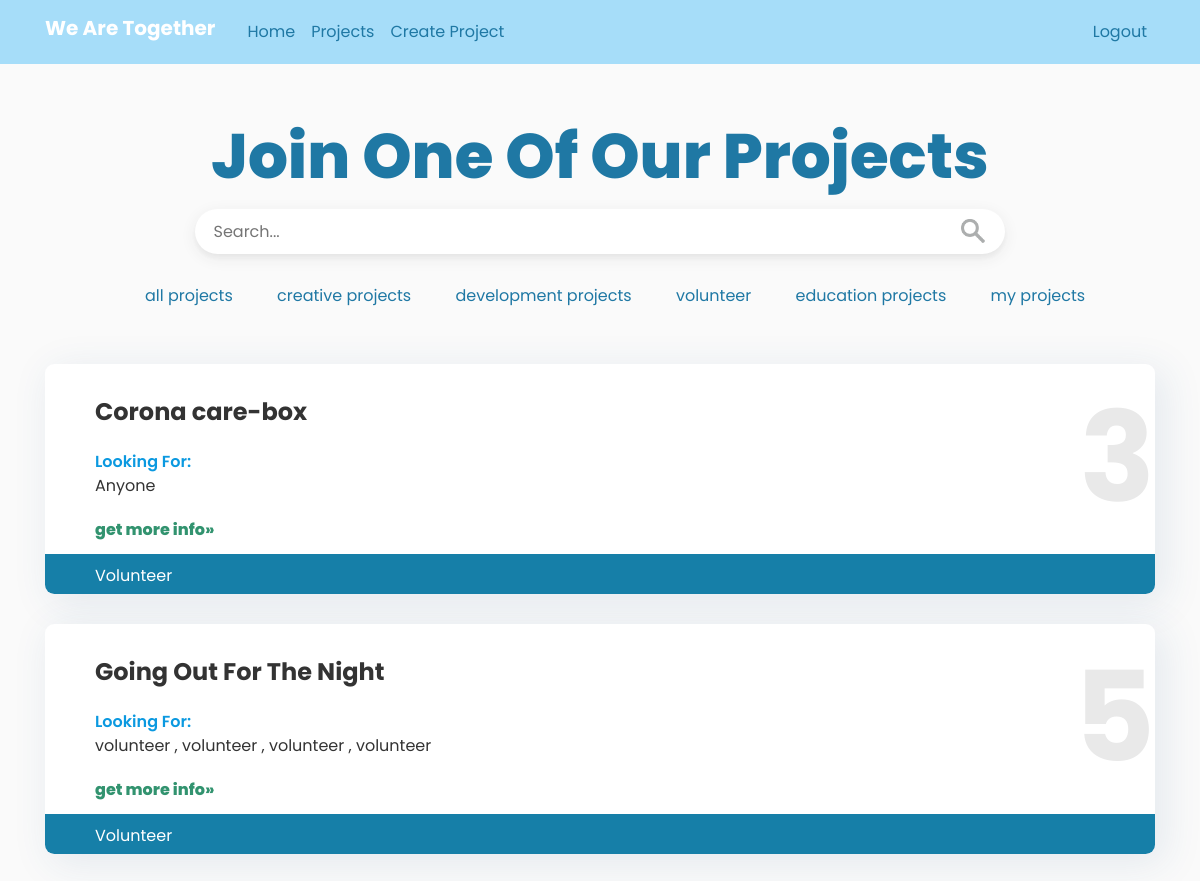
The page /projects?project_filter=2 (signed in) on the database its author committed.
### we_are_together/models.py (models this page shows, shortened)
class Project(db.Model):
    id = db.Column(db.Integer, primary_key=True)
    project_name = db.Column(db.String(150), nullable=False)
    creation_date = db.Column(db.DateTime, nullable=False, default=datetime.utcnow)
    category = db.Column(db.Integer, nullable=False)
    description = db.Column(db.String(2000), nullable=False)
    need1 = db.Column(db.String(100), nullable=False)
    need2 = db.Column(db.String(100), nullable=True)
    need3 = db.Column(db.String(100), nullable=True)
    need4 = db.Column(db.String(100), nullable=True)
    need5 = db.Column(db.String(100), nullable=True)
    manager = db.Column(db.Integer, nullable=False)
    join1 = db.Column(db.Integer, nullable=True)
    join2 = db.Column(db.Integer, nullable=True)
    join3 = db.Column(db.Integer, nullable=True)
    join4 = db.Column(db.Integer, nullable=True)
    join5 = db.Column(db.Integer, nullable=True)

### we_are_together/routes.py (the view)
@app.route("/projects")
def projects():
    project_filter = request.args.get('project_filter', None)
    project_filter_by_str = request.args.get('project_filter_by_str', None)
    if project_filter == (0 or None):
        defined_projects = Project.query.all()
    else:
        defined_projects = Project.query.filter_by(category=project_filter)
    return render_template('projects.html', title='Projects', projects=defined_projects,
                           category_dict=category_dict)

### we_are_together/models.py (called while the page is built)
@login_manager.user_loader
def load_user(user_id):
    return User.query.get(int(user_id))

### we_are_together/routes.py (called while the page is built)
@app.context_processor
def override_url_for():
    return dict(url_for=dated_url_for)

def dated_url_for(endpoint, **values):
    if endpoint == 'static':
        filename = values.get('filename', None)
        if filename:
            file_path = os.path.join(app.root_path,
                                     endpoint, filename)
            values['q'] = int(os.stat(file_path).st_mtime)
    return url_for(endpoint, **values)

### we_are_together/templates/projects.html (shortened to what this page needs)
{% extends "layout.html" %}
{% block content %}
    <div>
        <br>
          <div id="title_div">
              <h1>Join One Of Our Projects</h1>
              <form role="search" id="form">
                  <div>
                      <input type="search" id="query" name="project_filter_by_str"
                       placeholder="Search..."
                       aria-label="Search through site content">
                      <button>
                          <img id="search_img" src="{{url_for('static', filename='search-icon-png-18.png')}}" alt="search">
                      </button>
                  </div>
            </form>
              <div id="nav_bar">
              <ul id="breadcrumb">
                  <li class="nav_li"><a
                          href="{{ url_for('projects')}}" id="clicked" >all projects</a></li>
                  <li class="nav_li"><a href="{{ url_for('projects', project_filter=4)}}" >creative projects</a></li>
                  <li class="nav_li"><a href="{{ url_for('projects', project_filter=1)}}" >development projects</a></li>
                  <li class="nav_li"><a href="{{ url_for('projects', project_filter=2)}}" >volunteer</a></li>
                  <li class="nav_li"><a href="{{ url_for('projects', project_filter=3)}}" >education projects</a></li>
                  <li class="nav_li"><a href="{{ url_for('projects', project_filter=5)}}" >my projects </a></li>
              </ul>
              </div>
          </div>
      </div>
    {% for project in projects %}
        <div id="div_projects">
            <div id="project_id">
                <div id="project_text">
                    <div class="project_title">{{ project.project_name }}</div>
                    <div class="looking">Looking For:</div>
                    <div class="positions">
                        {% if project.need1 %}
                        {{ project.need1 }}
                        {% endif %}
                        {% if project.need2 %}
                        {{", " + project.need2 }}
                        {% endif %}
                        {% if project.need3 %}
                        {{", " + project.need3 }}
                        {% endif %}
                        {% if project.need4 %}
                        {{", " + project.need4 }}
                        {% endif %}
                    </div>
                    <div class="more_info"><a href="{{ url_for('view_project', project_id=project.id) }}">get more info&raquo;</a></div>
                </div>
                <div id="id">{{ project.id }}</div>
            </div>
            <div class="category">{{ category_dict[project.category] }}</div>
        </div>
    {% endfor %}
{% endblock content %}

### we_are_together/static/main.css (style rules this page uses)
html, body { font-family: 'Poppins'; margin: 0; }
body { background: #fafafa; color: #333333; margin-top: 5rem; }
h1, h2, h3, h4, h5, h6 { color: #444444; }
#title_div { text-align: center; padding-bottom: 80px; margin: 0 auto; }
h1 { color: #1F78A4; font-family: Poppins; font-style: normal; font-weight: 800; font-size: 62.797px; line-height: 71.5%; flex: none; order: 0; flex-grow: 0; margin: 30px 0px; }
#form { width: 810px; height: 45px; border-radius: 5px; background: #FFFFFF; box-shadow: 0px 4px 4px rgba(51, 51, 51, 0.04), 0px 4px 16px rgba(51, 51, 51, 0.08); border-radius: 40px; margin: 0 auto; }
#query { all: unset; width: 90%; height: 100%; padding: 10px 10px; text-align: left; }
button { all: unset; cursor: pointer; width: 44px; height: 44px; float: right; }
#search_img { height: 24px; padding-right: 30px; }
#nav_bar { display: flex; flex-direction: row; float: left; margin: 30px auto; margin-left: 40px; }
ul { list-style-type: none; }
.nav_li { display: inline; }
.nav_li a { margin: 0px 20px; display: inline; text-align: center; color: #1F78A4; text-decoration: none; }
#clicked { text-decoration: none; }
#div_projects { margin: 30px auto; width: 100%; height: 230px; background: #FFFFFF; box-shadow: 7.76942px 7.76942px 38.8471px 2.33083px rgba(39, 92, 141, 0.1); border-radius: 9.32331px; }
.project_title { font-size: 24px; margin-top: 0; font-weight: 700; }
#project_text { padding-left: 50px; padding-top: 30px; float: left; margin-bottom: 12px; }
.looking { color: #0B99E0; font-weight: 600; padding-top: 20px; }
.more_info { margin-top: 20px; }
.more_info a { color: #32936F; font-weight: 800; }
.category { height: 40px; background: #167FA8; border-radius: 0 0 9.32331px 9.32331px ; padding: 10px 0 10px 50px; color: white; font-size: 16px; clear: both; }
#id { font-size: 125px; font-weight: 700; padding-top: 0; color: #E9E9E9; text-align: right; }

### rows shown on the page
Project: project_name "Corona care-box", need1 "Anyone", id "3", category "Volunteer"
Project: project_name "Going Out For The Night", need1 "volunteer", need2 ", volunteer", need3 ", volunteer", need4 ", volunteer", id "5", category "Volunteer"
